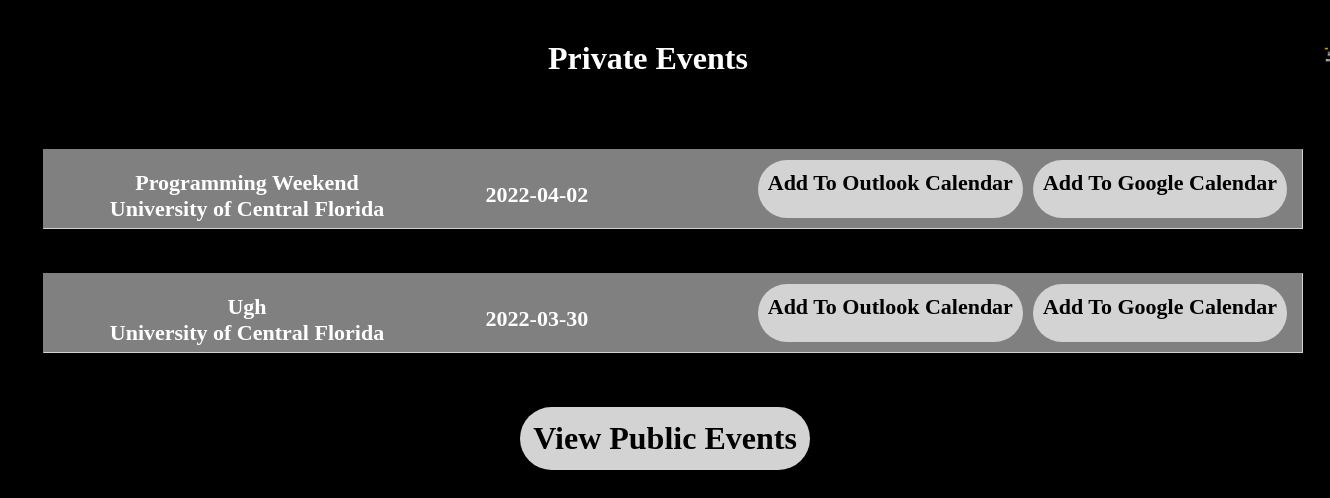
Screenshot of /student_pages/student_private_events.php (signed in) with the database file from the repository.
### tables this page shows
CREATE TABLE `private_events` (
  `id` int(11) NOT NULL,
  `university` varchar(128) NOT NULL,
  `name` varchar(256) NOT NULL,
  `date` date NOT NULL,
  `time_from` time NOT NULL,
  `time_to` time NOT NULL,
  `category` varchar(128) NOT NULL,
  `description` varchar(1024) NOT NULL,
  `location` varchar(512) NOT NULL,
  `email` varchar(128) NOT NULL,
  `phone` varchar(128) NOT NULL
);

### student_pages/student_private_events.php (the view, shortened to what this page needs)
<?php
require('../db_connection.php');
?>
<!DOCTYPE html>
<html lang="en">
<head>
    <link rel="stylesheet" href="student_private_events.css" />
</head>
<body>
    <header>
        <div class="header">
            <div class="title">
                <h1>Private Events</h1>
            </div>
            <button onClick="location.href = 'student_home.php'"><img src="../images/home.png"></button>
        </div>
    </header>
    <div class="public">
        <div class="lists">
            <table border="1px">
                <?php
                $university_query = "SELECT * FROM `user_information` WHERE `username` = '$_SESSION[username]'";
                $result = mysqli_query($con, $university_query);
                $university_result = mysqli_fetch_assoc($result);
                $university = $university_result['uni_id'];
                $uni_name_query = "SELECT * FROM `universities` WHERE `id` = '$university'";
                $result = mysqli_query($con, $uni_name_query);
                $university_result = mysqli_fetch_assoc($result);
                $uni_name = $university_result['name'];
                $query = "SELECT * FROM `private_events` WHERE `university` = '$uni_name'";
                $result = mysqli_query($con, $query);
                if ($result) {
                    if (mysqli_num_rows($result) > 0) {
                        while ($name = mysqli_fetch_assoc($result)) {
                            $new_university = str_replace(' ', '+', $name['university']);
                            $out_university = str_replace(' ', '%20', $name['university']);
                            $new_name = str_replace(' ', '+', $name['name']);
                            $out_name = str_replace(' ', '%20', $name['name']);
                            $new_date = str_replace('-', '', $name['date']);
                            $new_time_from = str_replace(':', '', $name['time_from']);
                            $new_time_to = str_replace(':', '', $name['time_to']);
                            $new_category = str_replace(' ', '+', $name['category']);
                            $out_category = str_replace(' ', '%20', $name['category']);
                            $new_description = str_replace(' ', '+', $name['description']);
                            $out_description = str_replace(' ', '%20', $name['description']);
                            $new_location = str_replace(' ', '+', $name['location']);
                            $out_location = str_replace(' ', '%20', $name['location']);
                            $admin_email = $name['email'];
                            $admin_phone = $name['phone'];
                ?>
                            <tr class="names">
                                <td>
                                    <a href="https://www.google.com/calendar/render?action=TEMPLATE&text=<?php echo $new_name; ?>+:+<?php echo $new_category; ?>&dates=<?php echo $new_date; ?>T<?php echo $new_time_from; ?>/<?php echo $new_date; ?>T<?php echo $new_time_to; ?>&details=<?php echo $new_description; ?>.+For+details,+please+contact+at:+Email:+<?php echo $admin_email; ?>+Phone:+<?php echo $admin_phone; ?>+at+<?php echo $new_university; ?>&location=<?php echo $new_location; ?>&sf=true&output=xml" target="_blank" rel="noopener noreferrer">
                                        Add To Google Calendar
                                    </a>
                                    <a href="https://outlook.office.com/calendar/0/deeplink/compose?&subject=<?php echo $out_name; ?>%3A%20<?php echo $out_category; ?>&body=<?php echo $out_description; ?>%2e%20For%20details%20please%20contact%3A%20<?php echo $admin_email; ?>%20or%20<?php echo $admin_phone; ?>%20at%20<?php echo $out_university; ?>&startdt=<?php echo $name['date']; ?>T<?php echo $name['time_from']; ?>&enddt=<?php echo $name['date']; ?>T<?php echo $name['time_to']; ?>&location=<?php echo $out_location; ?>&path=%2Fcalendar%2Faction%2Fcompose&rru=addevent" target="_blank" rel="noopener noreferrer">
                                        Add To Outlook Calendar
                                    </a>
                                    <button class="event_info" onclick="location.href = 'student_private_info.php?name=<?php echo $name['name']; ?>&university=<?php echo $name['university']; ?>'">
                                        <div class="first">
                                            <?php
                                            echo "$name[date]";
                                            ?>
                                        </div>
                                        <div class="second">
                                            <?php
                                            echo "$name[name]";
                                            echo "<br>";
                                            echo "$name[university]";
                                            ?>
                                        </div>
                                    </button>
                                </td>
                            </tr>
                <?php
                        }
                    }
                }
                ?>
            </table>
        </div>
        <div class="profile_buttons">
        <div class="view">
            <button onclick="location.href = 'student_public_events.php'">
                View Public Events
            </button>
        </div>
    </div>
    </div>
</body>
</html>

### student_pages/student_private_events.css (style rules this page uses)
* { box-sizing: border-box; text-decoration: none; font-family: Georgia, "Times New Roman", Times, serif; margin: 0; padding: 0; }
body { display: flex; flex-direction: column; align-items: center; justify-content: center; background-color: black; color: white; padding: 20px 0; overflow: hidden; }
header div.header { display: flex; flex-direction: row; align-items: center; justify-content: space-between; width: 1400px; margin: 20px; margin-bottom: 60px; }
header div.header button { background-color: transparent; border: none; }
header div.header button img { max-width: 50px; width: 70%; }
header div.header h1 { text-align: center; }
div.public { display: flex; flex-direction: column; align-items: center; background-color: transparent; margin: auto; width: 1300px; height: 600px; }
div.public div.lists { width: 1300px; height: auto; max-height: 600px; border-radius: 15px; overflow-y: scroll; overflow-x: hidden; direction: rtl; background-color: transparent; padding: 10px 10px; }
div.public div.lists table { background-color: transparent; width: 1300px; height: 250px; border: none; margin: auto; }
div.public div.lists table tr.names { background-color: transparent; color: black; align-items: center; justify-content: center; border: none; border-color: lightgray; }
div.public div.lists table tr.names td { display: flex; flex-direction: row; background-color: gray; width: 1260px; height: auto; max-height: 80px; padding: 10px 10px; }
div.public div.lists table tr.names td a { border-radius: 45px; background-color: lightgray; color: black; font-size: 22px; font-weight: bold; width: auto; height: auto; text-align: center; padding: 10px 10px; margin-right: 5px; margin-left: 5px; }
div.public div.lists table tr.names td button.event_info { display: flex; flex-direction: row; align-items: right; margin: auto; margin-top: -5px; margin-left: -5px; background-color: transparent; padding: 10px 10px; border: none; width: 600px; }
div.public div.lists table tr.names td button.event_info div.first { border-radius: 15px; border-color: transparent; border-width: 5px; background-color: transparent; font-size: 22px; font-weight: bold; text-align: center; margin: auto; color: white; width: auto; max-width: 200px; height: auto; max-height: 60px; padding: 5px 5px; overflow: hidden; overflow-y: auto; overflow-x: auto; }
div.public div.lists table tr.names td button.event_info div.second { border-radius: 15px; border-color: transparent; border-width: 5px; background-color: transparent; font-size: 22px; font-weight: bold; text-align: center; margin: auto; color: white; width: auto; max-width: 300px; height: auto; max-height: 60px; padding: 5px 5px; overflow: hidden; overflow-y: auto; overflow-x: auto; }
.profile_buttons { width: 100%; }
.profile_buttons button { display: flex; justify-content: center; font-size: 200%; font-weight: bold; flex-direction: row; background-color: lightgray; padding: 1%; border-radius: 206px; align-items: right; margin: auto; border: none; }

### rows the page displays
private_events: date "2022-04-02", name "Programming Weekend", university "University of Central Florida"
private_events: date "2022-03-30", name "Ugh", university "University of Central Florida"
